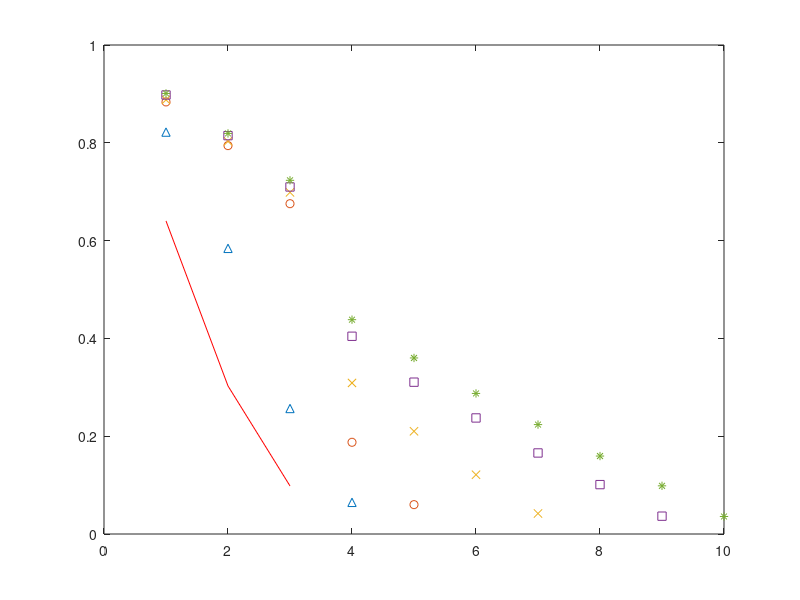

This chart was generated by the following MATLAB code: (Note: this script raises an error after producing the figure.)
clear all
close all
clc;
z=1;
C =['r^','o','x','s','*'];
d=3;%no.of correlated components
r=100;%no.of runs
M=100;%sample sizes
n=10;%dimension
m=10;%m=n
T=[0.9 0.8 0.7 zeros(1,min([m,n])-d)];
R=[3 4 5 7 9 10];
E=[1 zeros(1,8) 0.9;0 1 zeros(1,6) 0.8 0;0 0 1 zeros(1,4) 0.7 zeros(1,2) ;zeros(1,3) 2 zeros(1,5) 0;zeros(1,4) 2 zeros(1,4) 0;zeros(1,5) 2 zeros(1,4);zeros(1,6) 2 zeros(1,3);0 0 0.7 zeros(1,4) 1 0 0;0 0.8 zeros(1,6) 1 0;0.9 zeros(1,8) 1];
   for b=1:length(R)
      for l=1:r;%loop of 1000 for averaging singualar values
  mu=zeros(1,length(E));
  S=complex(mvnrnd(mu,E,M),mvnrnd(mu,E,M));
  S=S.';
  a1 =complex(zeros(n,length(E)*0.5)+randn(n,length(E)*0.5)*0.3,(zeros(n,length(E)*0.5)+(randn(n,length(E)*0.5)*0.3)));
  n1 = complex(zeros(n,M)+randn(n,M)*0.1,(zeros(n,M)+randn(n,M)*0.1));
  s1=zeros(length(E)/2,M);
    for i=1 : length(E)/2%disp('the first source ');
    s1(i,:) = S(i,:);
    end
  x=(a1*s1)+n1;
  [U,W,V]=svd(x,'econ');
  rank = R(b);
  xrx=(U(:,1:rank)')*x;
  disp(xrx);
  a2 =complex(randn(n,length(E)/2)*0.25,(randn(n,length(E)/2)*0.25));
  n2 = complex(zeros(n,M)+randn(n,M)*0.2,(zeros(n,M)+randn(n,M)*0.2));
  %disp(n2);
  s2=zeros(length(E)/2,M);
    for j=((length(E))/2)+1:length(E) 
    k=j-length(E)/2;
    s2(k,:) = S(j,:);
    end
 y=(a2*s2)+n2;
 [U,W,V]=svd(y,'econ');
 yry=U(:,1:rank)'*y;
 rxx=(1/M)*((xrx)*(xrx'));
 ryy=(1/M)*((yry)*(yry'));
 rxy=(1/M)*((xrx)*(yry'));
 A=(sqrtm(inv(rxx)))*(rxy)*(sqrtm(inv(ryy)));
 disp(A);
[F,K,G]=svd(A);

for t=1:rank
   ss(l,t)= K(t,t);
end


      end
      sm=zeros(1,rank);
sm=mean(ss);
PF=0.001;
s=0;
k=1;
pr=1;
L=1;
for s=0:rank-1
    ts=chi2inv(1-PF,2*(rank-s)*(rank-s));
  for i=s+1:rank
    pr=pr*(1-sm(1,i)^2);  
  end 
  for j=1:s+1
     L= L*K(i,i)^2;
  end
ct=-(2*M-(2*(rank)+1)+L)*log(pr);
h(b,l)=ct;
pr=1;
L=1;
disp('ct values')
disp(ct);
if ct<ts
    disp('the number of correlated components');
    ds=s;
    disp(ds);
    break  
elseif s==rank-1
    ds=s;
end
    
end
      j=1:rank;
 plot(j,sm,C(z));
hold on
z=z+1;
   end
   hisogram(h);
   legend('show')
   xlabel('index-i');
   ylabel('sample-Ki');
i=1:length(T);
plot(i,T,'k*');
hold off















    
    




